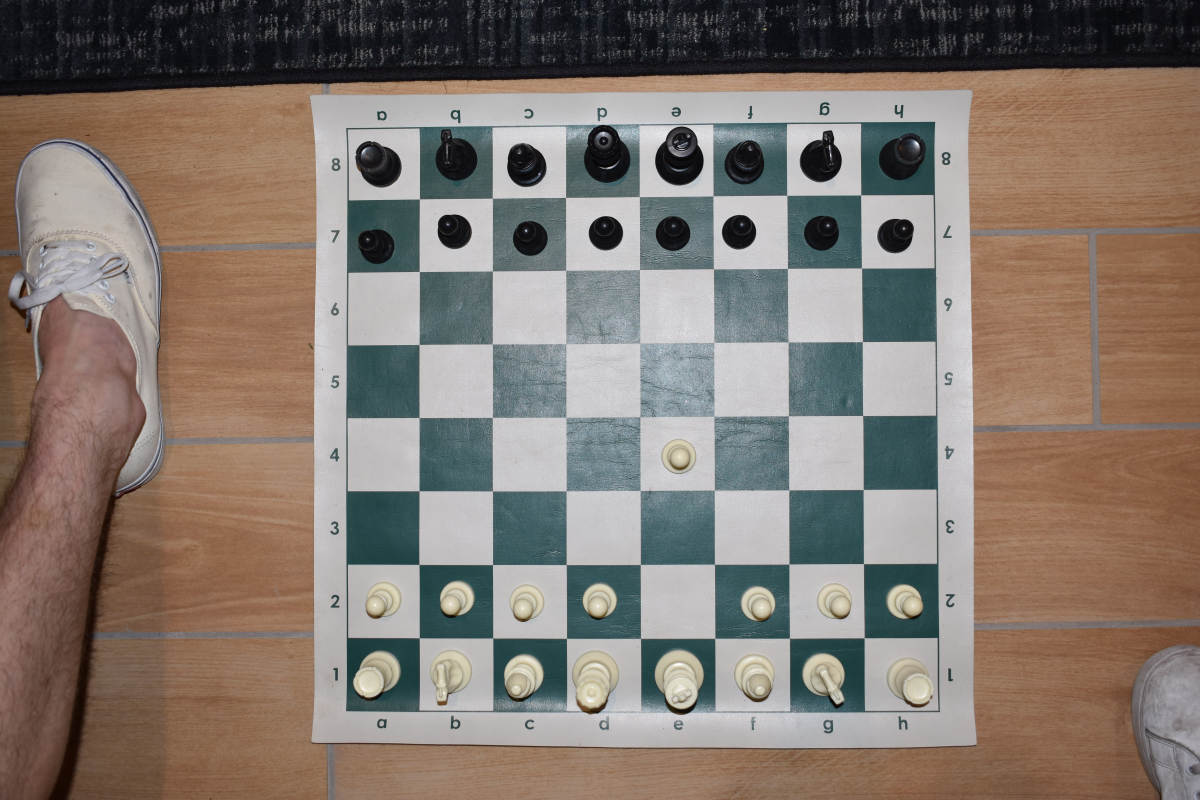
#> input picture images/1-e4.JPG, 6000 x 4000 px (shown at 1/5 size)
$ python -i board_detction.py   (imports and definitions only)
#> lines starting #> are read from the running program, lines starting #| are printed output that depends on the picture; after the words box and inside, x2 and y2 are one past the last pixel; in counts of white or black regions, pixels touching at a corner belong together
import numpy as np
import cv2
import matplotlib.pyplot as plt

OUTPUT_SIZE = 1448


# [14 lines left out: function show_orginal_and_cropped, not called in this run]


def get_contours(image, blur_radius):
    edge_image = cv2.cvtColor(image, cv2.COLOR_RGB2GRAY)
    edge_image = cv2.GaussianBlur(edge_image, (blur_radius, blur_radius), 2)
    edge_image = cv2.Canny(edge_image, 20, 200)
    edge_image = cv2.dilate(edge_image, cv2.getStructuringElement(cv2.MORPH_RECT, (10, 10)), iterations=1)
    contours, hierarchy = cv2.findContours(edge_image, cv2.RETR_TREE, cv2.CHAIN_APPROX_SIMPLE)
    listContours = [cv2.approxPolyDP(c, 0.04 * cv2.arcLength(c, True), True) for c in contours]
    contours = tuple(listContours)
    return contours, hierarchy

def get_angle(ab, ac):
    dot = ab.dot(ac)
    norm_prod = np.linalg.norm(ab) * np.linalg.norm(ac)
    cos_theta = np.clip(dot / norm_prod, -1, 1)
    theta = np.arccos(cos_theta)
    return np.degrees(theta) if not np.isnan(theta) else 0

def check_square(points):
    if len(points) != 4:
        return 4 * 90 ** 2, 0
    a, b, c, d = np.squeeze(points)
    angles = [
        get_angle(b - c, d - c),
        get_angle(c - d, a - d),
        get_angle(d - a, b - a),
        get_angle(a - b, c - b)
    ]
    return np.sum((np.array(angles) - 90) ** 2), np.mean(np.abs([a - b, b - c, c - d, d - a]))

def child_count(i, hierarchy, is_square):
    j = hierarchy[0, i, 2]
    total = 0
    while j >= 0:
        if is_square[j]:
            total += 1
        j = hierarchy[0, j, 0]
    return total

def get_candidate_boards(contours, hierarchy, max_error, min_side, min_child):
    square_info = list(map(lambda contour: check_square(contour), contours))
    is_square = list(map(lambda info: info[0] < max_error and info[1] > min_side, square_info))

    squares = []
    for i, (its_square, contour) in enumerate(zip(is_square, contours)):
        if its_square:  # big square
            total = child_count(i, hierarchy, is_square)  # little squares
            if total > min_child:  # Only consider squares with more than `min_child` children
                squares.append(contour)


    return squares


def preprocess(image, blur_radii=(3, 5, 7, 9, 11), max_error=400, min_side=10, min_child=10):
    all_boards = []
    for blur_radius in blur_radii:
        contours, hierarchy = get_contours(image, blur_radius)
        boards = get_candidate_boards(contours, hierarchy, max_error, min_side, min_child)
        all_boards.extend(boards)

    best_board = None
    best_side = 0
    for board in all_boards:
        error, side = check_square(board)
        if side > best_side:
            best_board = board
            best_side = side

    if best_board is not None and best_side >= 0:
        return best_board
    else:
        raise ValueError("No valid chessboard detected.")


def order_points(pts):
    pts = np.squeeze(pts)
    rect = np.zeros((4, 2), dtype="float32")

    # Order points: top-left, top-right, bottom-right, bottom-left
    s = pts.sum(axis=1)
    rect[0] = pts[np.argmin(s)]
    rect[2] = pts[np.argmax(s)]

    diff = np.diff(pts, axis=1)
    rect[1] = pts[np.argmin(diff)]
    rect[3] = pts[np.argmax(diff)]

    return rect


def crop_image(image, points):
    src_pts = order_points(points)
    dst_pts = np.array([[0, 0],
                        [OUTPUT_SIZE - 1, 0],
                        [OUTPUT_SIZE - 1, OUTPUT_SIZE - 1],
                        [0, OUTPUT_SIZE - 1]],
                        dtype="float32")
    transform_matrix = cv2.getPerspectiveTransform(src_pts, dst_pts)
    transformed = cv2.warpPerspective(image,
                                      transform_matrix,
                                      (OUTPUT_SIZE, OUTPUT_SIZE))
    return transformed


def divide_chessboard_into_squares(transformed):
    square_size = OUTPUT_SIZE // 8
    squares=[]

    for i in range(8):
        for j in range(8):

            x_start = j * square_size
            y_start = i * square_size
            x_end = x_start + square_size
            y_end = y_start + square_size

            # Extract the square from the chessboard image
            square = transformed[y_start:y_end, x_start:x_end]
            squares.append(square)

    return squares


def get_squares(image,show_cropped_image=False):
    board = preprocess(image, (5,7, 9, 11))
    cropped= crop_image(image, board)

    # Calculate and display centers on original image
    squares = divide_chessboard_into_squares(cropped)

    if show_cropped_image:
        show_orginal_and_cropped(image, cropped)

    return squares

# # read and resize the image
# image=cv2.imread("v0.JPG")
# info=get_squares(image,True)

>>> import cv2
>>> picture = cv2.imread('images/1-e4.JPG')
#> picture is the input picture: shape (4000, 6000, 3); mean B, G, R 111.6, 120.1, 131.3
>>> result = get_squares(picture)
#> the loop in preprocess, `for blur_radius in blur_radii:` made 4 passes
#> pass 1, in get_contours, `edge_image = cv2.cvtColor(image, cv2.COLOR_RGB2GRAY)`:
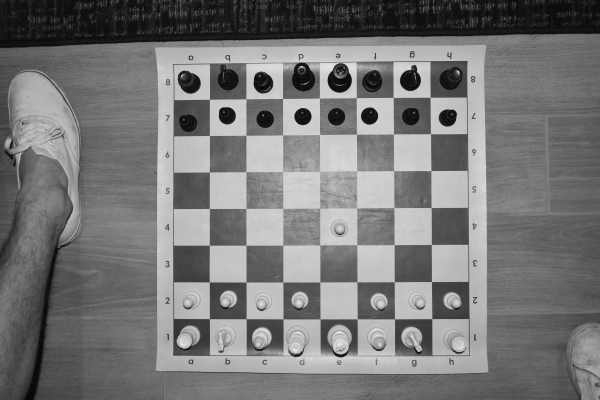
#> edge_image: shape (4000, 6000) (shown at 1/10 size); min 0, max 255, mean 118.9
#> pass 1, in get_contours, `edge_image = cv2.Canny(edge_image, 20, 200)`:
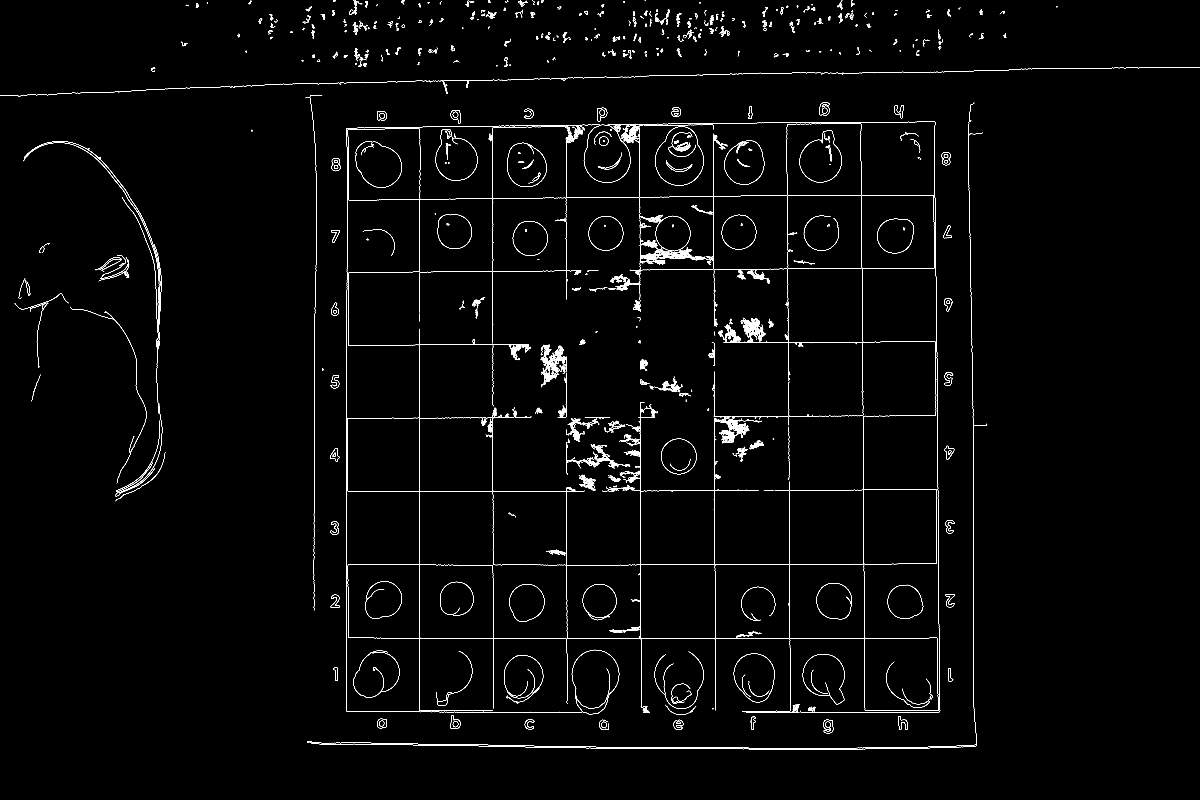
#> edge_image: shape (4000, 6000) (shown at 1/5 size); 0.78% white in thin lines or dots
#> pass 1, in get_contours, `edge_image = cv2.dilate(edge_image, cv2.getStructuringElement(cv2.MORP..`:
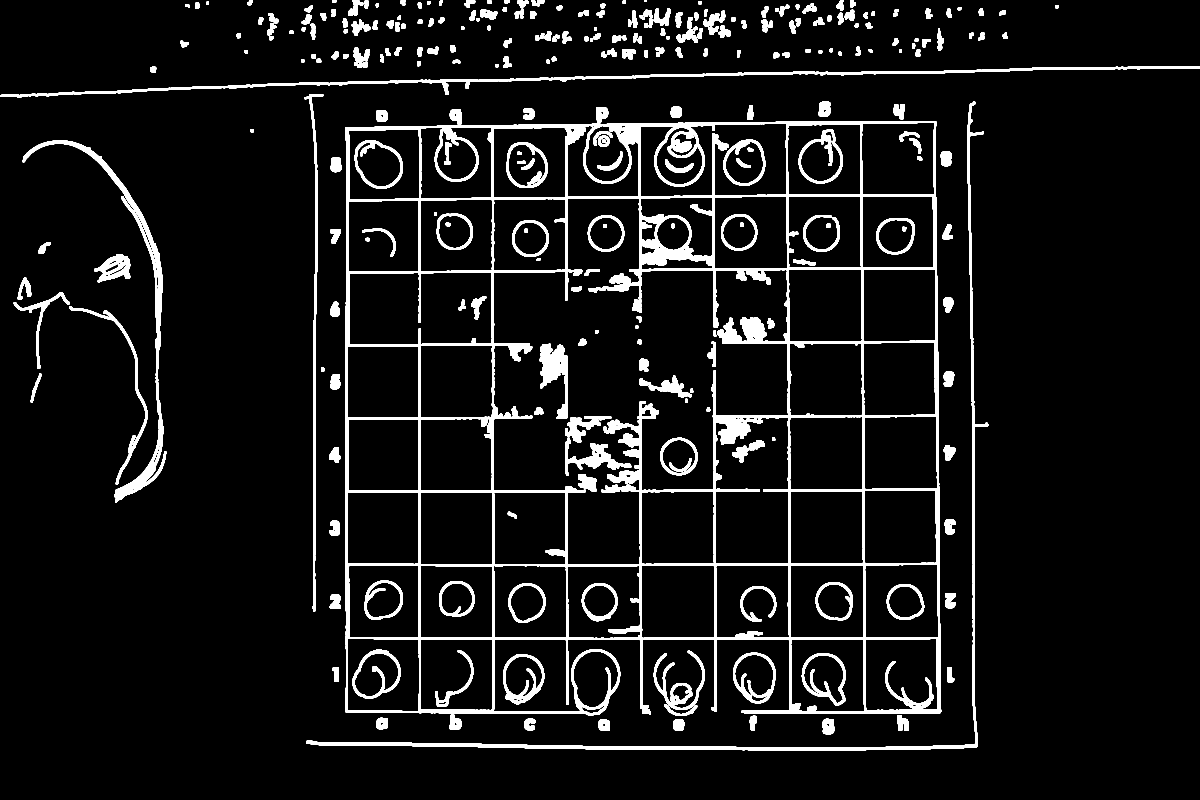
#> edge_image: shape (4000, 6000) (shown at 1/5 size); 6.8% white; 312 white regions
#> after the loop in preprocess, `for blur_radius in blur_radii:`: all_boards = 3 contours; box (x1, y1, x2, y2) and area: (1727, 605, 4705, 3564) 8715818, (1727, 605, 4705, 3564) 8715818, (1727, 605, 4705, 3564) 8715818
#> the loop in preprocess, `for board in all_boards:` made 3 passes
#> (best_board, best_side) on pass 1: ([[4679, 605], [1727, 638], [1727, 3560], [4704, 3563]], 1483.8)
#> after the loop in preprocess, `for board in all_boards:`: best_side = 1483.8
#> in get_squares, `board = preprocess(image, (5,7, 9, 11))`: board = [[4679, 605], [1727, 638], [1727, 3560], [4704, 3563]]
#> in order_points, `pts = np.squeeze(pts)`: pts has the same summary as board in get_squares
#> in order_points, `s = pts.sum(axis=1)`: s = [5284, 2365, 5287, 8267]
#> in order_points, `diff = np.diff(pts, axis=1)`: diff = [-4074, -1089, 1833, -1141]
#> in crop_image, `src_pts = order_points(points)`: src_pts = [[1727, 638], [4679, 605], [4704, 3563], [1727, 3560]]
#> in crop_image, `transform_matrix = cv2.getPerspectiveTransform(src_pts, dst_pts)`: transform_matrix = [[0.501, 1.33e-17, -864.8], [0.00563, 0.504, -331.2], [4.24e-06, 2.89e-06, 1]]
#> in crop_image, `transformed = cv2.warpPerspective(image, transform_matrix, (OUTPUT_SIZ..`:
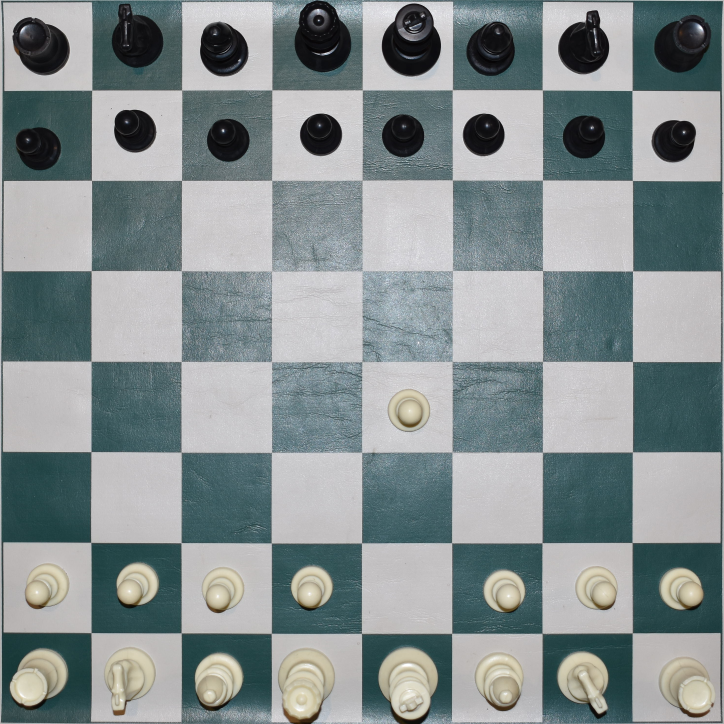
#> transformed: shape (1448, 1448, 3) (shown at 1/2 size); mean B, G, R 143.8, 143, 133.6
#> after the loop in divide_chessboard_into_squares, `for i in range(8):`: squares = 64 items
#> result = 64 items

$ run again, on images/2-c5.JPG
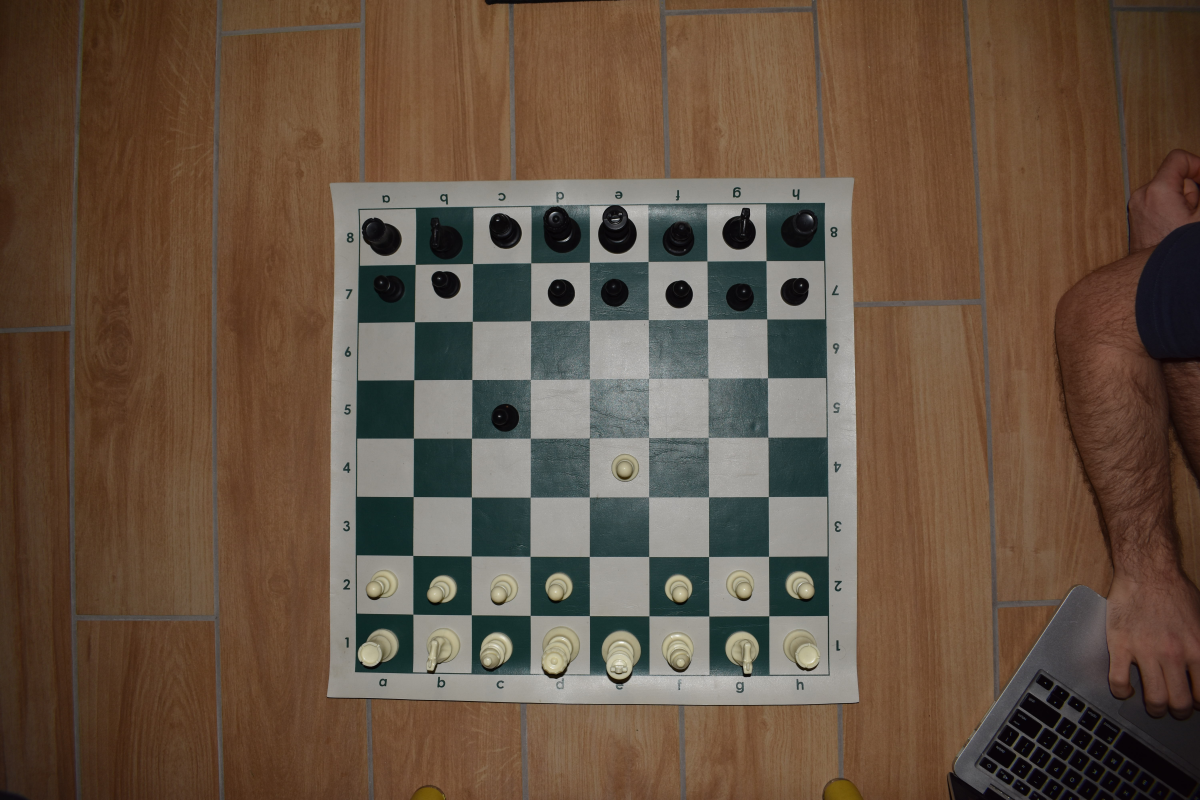
#> input picture images/2-c5.JPG, 6000 x 4000 px (shown at 1/5 size)
#> picture is the input picture: shape (4000, 6000, 3); mean B, G, R 66.4, 82.9, 101.9
#> the loop in preprocess, `for blur_radius in blur_radii:` made 4 passes
#> boards on passes 1 to 4: [[[4129, 1011], [1789, 1040], [1771, 3365], [4153, 3382]]], [[[4129, 1011], [1789, 1041], [1771, 3365], [4152, 3382]]], [[[4129, 1011], [1788, 1043], [1771, 3365], [4152, 3382]]], [[[4129, 1011], [1790, 1040], [1771, 3365], [4152, 3382]]]
#> pass 1, in get_contours, `edge_image = cv2.dilate(edge_image, cv2.getStructuringElement(cv2.MORP..`:
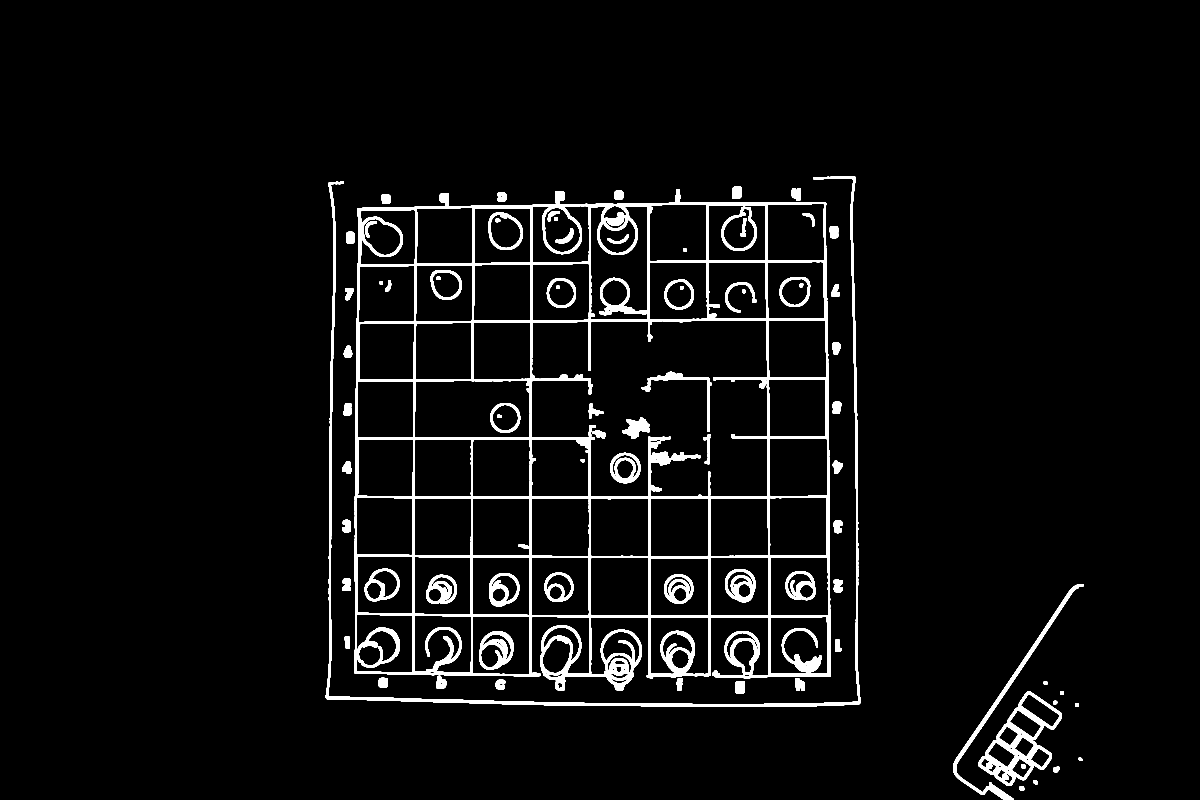
#> edge_image: shape (4000, 6000) (shown at 1/5 size); 4.1% white; 88 white regions
#> after the loop in preprocess, `for blur_radius in blur_radii:`: all_boards = 4 contours; box (x1, y1, x2, y2) and area: (1771, 1011, 4154, 3383) 5543646, (1771, 1011, 4153, 3383) 5541292, (1771, 1011, 4153, 3383) 5541290, (1771, 1011, 4153, 3383) 5540109
#> the loop in preprocess, `for board in all_boards:` made 4 passes
#> (angles in check_square, error, side, best_board, best_side) on pass 1: ([89.97, 89.01, 89.87, 91.15], 2.33, 1188.2, [[4129, 1011], [1789, 1040], [1771, 3365], [4153, 3382]], 1188.2)
#> after the loop in preprocess, `for board in all_boards:`: best_side = 1188.2
#> in get_squares, `board = preprocess(image, (5,7, 9, 11))`: board = [[4129, 1011], [1789, 1040], [1771, 3365], [4153, 3382]]
#> pts has the same summary as board in get_squares
#> s = [5140, 2829, 5136, 7535]
#> diff = [-3118, -749, 1594, -771]
#> src_pts = [[1789, 1040], [4129, 1011], [4153, 3382], [1771, 3365]]
#> transform_matrix = [[0.646, 0.005, -1160.1], [0.00804, 0.649, -688.8], [8.7e-06, 7.88e-06, 1]]
#> in crop_image, `transformed = cv2.warpPerspective(image, transform_matrix, (OUTPUT_SIZ..`:
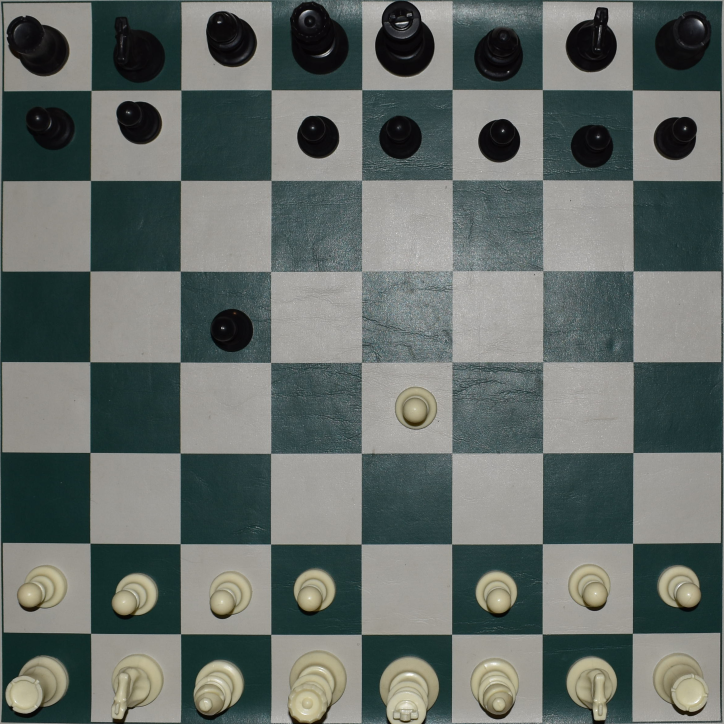
#> transformed: shape (1448, 1448, 3) (shown at 1/2 size); mean B, G, R 103.9, 107.9, 100.3
#> after the loop in divide_chessboard_into_squares, `for i in range(8):`: squares = 64 items
